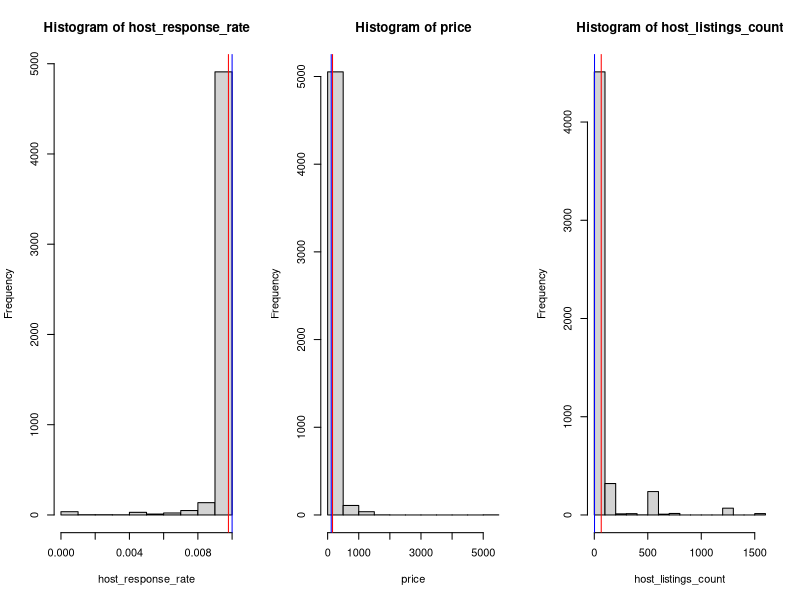
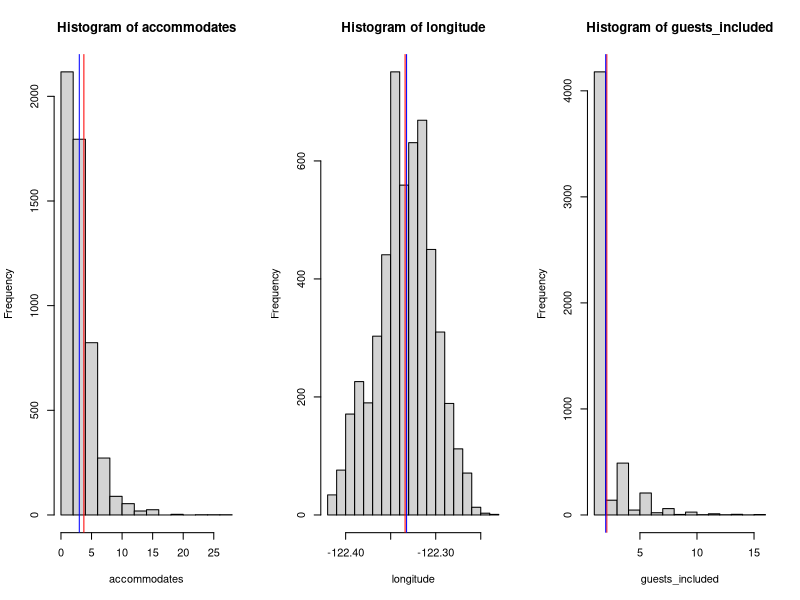
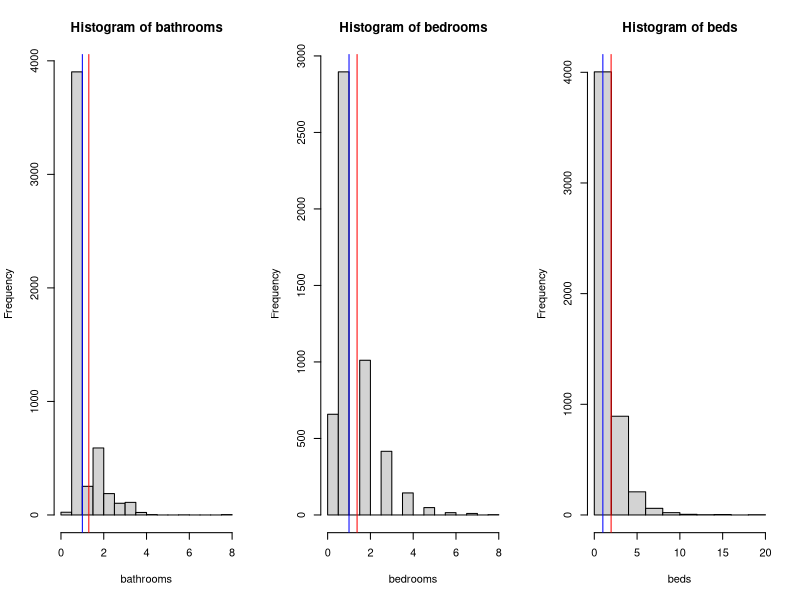
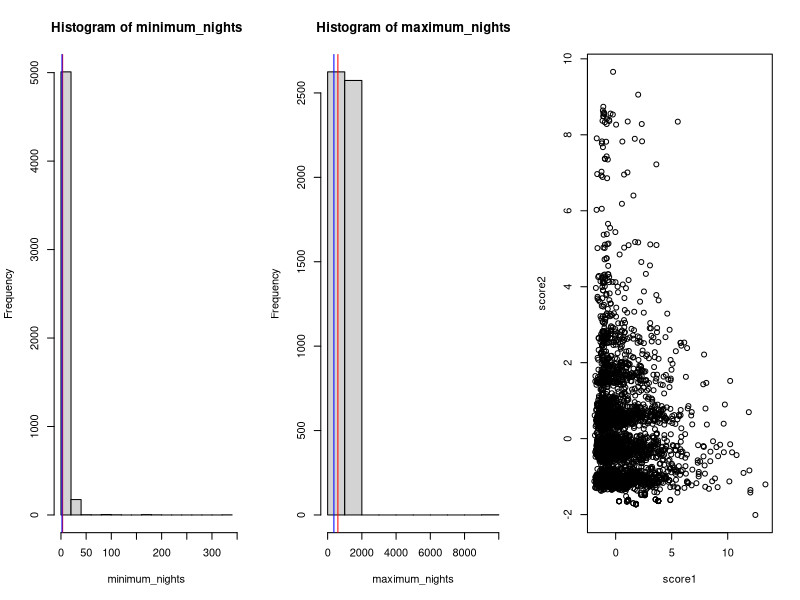

R code for these plots, in order:
## ---- chunk 1
knitr::opts_chunk$set(echo = FALSE)
## ---- chunk 2
library("dplyr")
price <- read.csv("price.csv")
## ---- chunk 3
numerical.prices <-  as.numeric(gsub("\\$", "", price$price))
mean(numerical.prices,na.rm = TRUE)
numerical.host.response.rate <- as.numeric(sub("%","",price$host_response_rate))/100

## ---- chunk 4
# boxplot
par(mfrow=c(1,3))
# host response rate
hist(numerical.host.response.rate, main = paste("Histogram of",colnames(price)[4]),xlab = colnames(price[4]))
abline(v = mean(numerical.host.response.rate,na.rm = TRUE), col = "red", lwd = 1)
abline(v = median(numerical.host.response.rate,na.rm = TRUE), col = "blue", lwd = 1)
# prices 
hist(numerical.prices, main = paste("Histogram of",colnames(price)[25]),xlab = colnames(price[25]))
abline(v = mean(numerical.prices,na.rm = TRUE), col = "red", lwd = 1)
abline(v = median(numerical.prices,na.rm = TRUE), col = "blue", lwd = 1)
for (i in c(6,8,13,14,15,16,17,21,22)){
  hist(price[,i], main = paste("Histogram of",colnames(price)[i]),xlab = colnames(price[i]))
  abline(v = mean(price[,i]), col = "red", lwd = 1)
  abline(v = median(price[,i]), col = "blue", lwd = 1)
}
## ---- chunk 5
library(knitr)
min <- apply(price[,c(6,8,13,14,15,16,17,21,22)],2,min)
max<-apply(price[,c(6,8,13,14,15,16,17,21,22)],2,max) 
median <-  apply(price[,c(6,8,13,14,15,16,17,21,22)],2,median)
mean <- apply(price[,c(6,8,13,14,15,16,17,21,22)],2,mean)
df <- cbind(min,max,median,mean)
colnames(df) <- c("min","max","median","mean")
prices.df <- c(min(numerical.prices,na.rm=TRUE),
               max(numerical.prices,na.rm=TRUE),
               median(numerical.prices,na.rm=TRUE),
               mean(numerical.prices,na.rm=TRUE))
response.rate.df <- c(min(numerical.host.response.rate,na.rm=TRUE),
               max(numerical.host.response.rate,na.rm=TRUE),
               median(numerical.host.response.rate,na.rm=TRUE),
               mean(numerical.host.response.rate,na.rm=TRUE))
df <- rbind(df,prices.df,response.rate.df)
knitr::kable(df, digits = 2, caption = "Summary of Numerical Data")
## ---- chunk 6
host.is.superhost.df <- price %>% group_by(host_is_superhost) %>% summarize(count=n()) 
colnames(host.is.superhost.df) <- c("Response","Count")
knitr::kable(host.is.superhost.df, digits = 2, caption = "Host is superhost?")
## ---- chunk 7
# host response time 
host.response.time.df<- price %>% group_by(host_response_time) %>% summarize(count=n()) 
colnames(host.response.time.df) <- c("Response","Count")
#colnames(host.response.time.df) <- c("Within an hour","Within a few hours", "Within a day","A few days or more")
knitr::kable(host.response.time.df, digits = 2, caption = "Host response time")
## ---- chunk 8
# host identity verified
host.identity.verified.df<- price %>% group_by(host_identity_verified) %>% summarize(count=n())
colnames(host.identity.verified.df) <- c("Host Idntity Verified","Count")
#rownames(host.identity.verified.df) <- c("False","True")
knitr::kable(host.identity.verified.df, digits = 2, caption = "Host Identity Verified")
## ---- chunk 9
neighborhood.df <- price %>% group_by(neighbourhood_group_cleansed) %>% summarize(count=n())
colnames(neighborhood.df) <- c("Neighbourhood","Count")
knitr::kable(neighborhood.df, digits = 2, caption = "Host Identity Verified")
## ---- chunk 10
property.type.df <- price %>% group_by(property_type) %>% summarize(count=n())
colnames(property.type.df) <- c("Neighbourhood","Count")
knitr::kable(property.type.df, digits = 2, caption = "Property Type")
## ---- chunk 11
room.type.df <- price %>% group_by(room_type) %>% summarize(count=n())
colnames(room.type.df) <- c("Neighbourhood","Count")
knitr::kable(room.type.df, digits = 2, caption = "Room Type")
## ---- chunk 12
bed.type.df <- price %>% group_by(bed_type) %>% summarize(count=n())
colnames(bed.type.df) <- c("Bed Type","Count")
knitr::kable(bed.type.df, digits = 2, caption = "Bed Type")
## ---- chunk 13
instant.bookable.df <- price %>% group_by(instant_bookable) %>% summarize(count=n())
colnames(instant.bookable.df) <- c("Instant Bookable","Count")
knitr::kable(instant.bookable.df, digits = 2, caption = "Instant Bookable")
## ---- chunk 14
cancel.policy.df <- price %>% group_by(cancellation_policy) %>% summarize(count=n())
colnames(cancel.policy.df) <- c("Instant Bookable","Count")
knitr::kable(cancel.policy.df, digits = 2, caption = "Instant Bookable")
## ---- chunk 15
colnames(price[,-c(6,8,13,14,15,16,17,21,22)])
price$cleaning_fee
## ---- chunk 16
price
# recode host response time 
host.response.time.df <- structure(list(V1 = unique(price$host_response_time),
    V2 = c(3,2,1,0)), .Names = c("V1", 
    "V2"), class = "data.frame", row.names = c("1","2","3","4"))
price$host_response_time_recoded <- host.response.time.df$V2[match(as.character(price$host_response_time), as.character(host.response.time.df$V1))]
price$host_response_time_recoded

# recode host response rate 
price$host_response_rate_recoded <- as.numeric(sub("%","",price$host_response_rate))/100
price$host_response_rate_recoded

# recode host identity verified 
host.identity.verified.df <- structure(list(V1 = c("t","f"),
    V2 = c(1,0)), .Names = c("V1", 
    "V2"), class = "data.frame", row.names = c("1","2"))
price$host_identity_verified_recoded <- host.identity.verified.df$V2[match(as.character(price$host_identity_verified), as.character(host.identity.verified.df$V1))]
price$host_identity_verified_recoded

# recode price
price$price_recoded <-  as.numeric(gsub("\\$", "", price$price))
price$price_recoded[is.na(price$price_recoded)] <- 0

# recode instant bookable 
instant.bookable.df <- structure(list(V1 = c("t","f"),
    V2 = c(1,0)), .Names = c("V1", 
    "V2"), class = "data.frame", row.names = c("1","2"))
price$instant_bookable_recoded <- instant.bookable.df$V2[match(as.character(price$instant_bookable), as.character(instant.bookable.df$V1))]
price$instant_bookable_recoded

colnames(price)
pca.obj <- prcomp(price[,c(12,13,14,15,16,17,21,22,26:30)], center = TRUE, scale = TRUE)
score1 <- pca.obj$x[,'PC1']
score2 <- pca.obj$x[,'PC2']
plot(x = score1, y = score2)
## ---- chunk 17
colnames(price)
max(price[,30])
